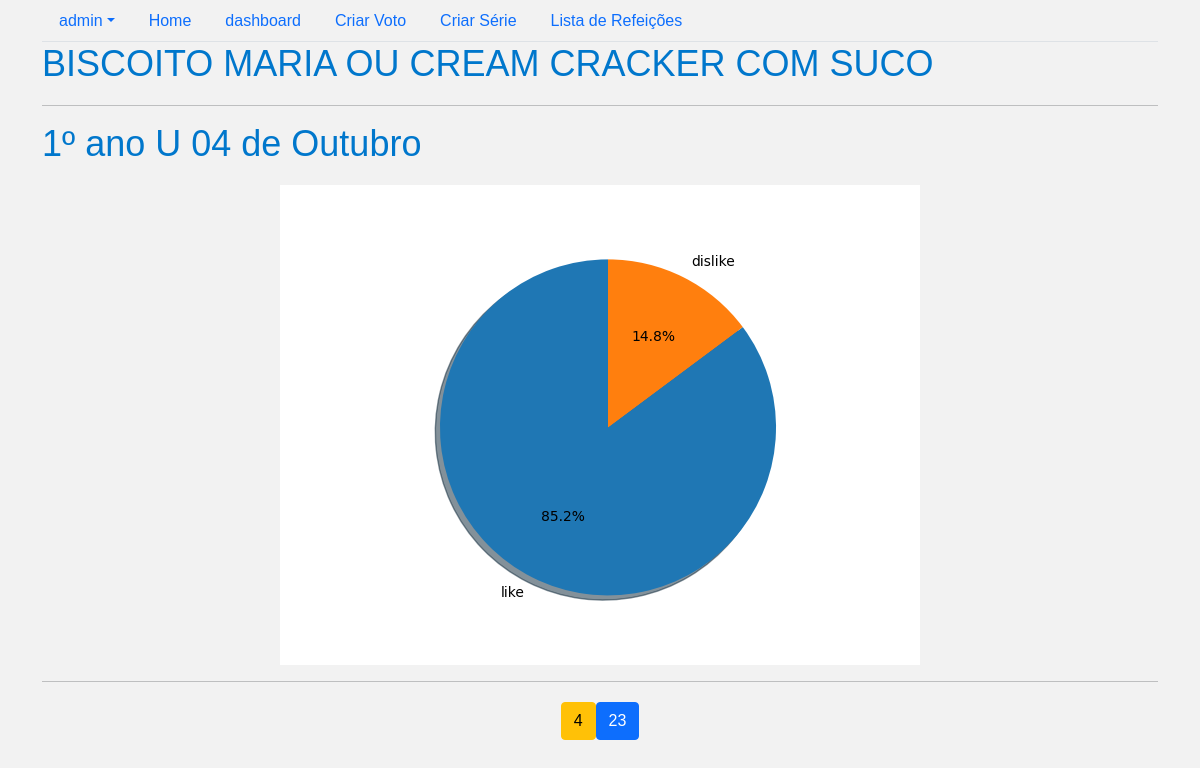
Page /Myapp/classroom_food_detail/212/ (signed in) on the committed database.
### users/models.py (models this page shows, shortened)
class User(AbstractUser):
    uuid = models.UUIDField(unique=True, editable=False, default=uuid.uuid4)
    username = models.CharField(max_length=50,unique = True)
    email = models.EmailField("Email", unique=True)
    image = models.ImageField(upload_to = "account/", null=True, blank=True)
    USERNAME_FIELD = 'email'
    REQUIRED_FIELDS = ["username"]

### Myapp/models.py (models this page shows, shortened)
class Classroom_Food(models.Model):
    food = models.ForeignKey(Food, on_delete=models.CASCADE, null=True, blank=True)
    classroom = models.ForeignKey(Classroom, on_delete=models.CASCADE, null=True, blank=True)
    liked  = models.IntegerField()
    disliked = models.IntegerField()

class Food(models.Model):
    choices = (
        ("BISCOITO ROSQUINHA COM SUCO VITAMINA DE GOIABA E FRUTA", "BISCOITO ROSQUINHA COM SUCO VITAMINA DE GOIABA E FRUTA"),
        ("BISCOITO MARIA OU CREAM CRACKER COM SUCO", "BISCOITO MARIA OU CREAM CRACKER COM SUCO"),
        ("ARROZ COM FEIJÃO E FRANGO GUISADO","ARROZ COM FEIJÃO E FRANGO GUISADO"),
        ("SOPA DE FRANGO COM ESPAGUETE E LEGUMES","SOPA DE FRANGO COM ESPAGUETE E LEGUMES"),
        ("BEIJU COM MARGARINA E CAFÉ COM LEITE", "BEIJU COM MARGARINA E CAFÉ COM LEITE"),
        ("CUSCUZ RECHEADO COM OVOS MEXIDOS E SUCO","CUSCUZ RECHEADO COM OVOS MEXIDOS E SUCO"),
        ("BAIÃO DE 2 COM MACAXEIRA, CARNE BOVINA E SUCO","BAIÃO DE 2 COM MACAXEIRA, CARNE BOVINA E SUCO"),
        ("TAPIOCA COM QUEIJO COALHO E VITAMINA DE DE GOIABA", "TAPIOCA COM QUEIJO COALHO E VITAMINA DE GOIABA"),
        ("ARROZ DE LEITE COM PAÇOCA DE CARNES DE SOL","ARROZ DE LETE COM PAÇOCA DE CARNE DE SOL"),
        ("CUSCUZ RECHEADO COM CARNE MOÍDA E SUCO","CUSCUZ RECHEADO COM CARNE MOÍDA"),
        ("CACHORRO QUENTE COM MOLHO DE CARNE MOÍDA DE SUCO","CACHORRO QUENTE COM MOLHO DE CARNE MOÍDA E SUCO"),
        ("RISOTO DE FRANGO COM LEGUMES", "RISOTO DE FRANGO COM LEGUMES"),
        ("BOLO DE CACO E CAFÉ COM LEITE", "BOLO DE CACO E CAFÉ COM LEITE"),
        ("TAPIOCA RECHEADA COM OVOS MEXIDOS E SUCO DE POLPA", "TAPIOCA RECHEADA COM OVOS MEXIDOS E SUCO DE POLPA"),
        ("MUNGUNZÁ COM FRANGO AO MOLHO BRANCO","MUNGUNZÁ COM FRANGO AO MOLHO BRANCO"),
        ("SOPA DE CARNE BOVINA COM MACARRÃO E LEGUMES", "SOPA DE CARNE BOVINA COM MACARRÃO E LEGUMES"),
        ("MACARRONADA DE FRANGO", "MACARRONADA DE FRANGO"),
        ("BOLO SIMPLES COM VITAMINA DE BANANA E AVEIA", "BOLO SIMPLES COM VITAMINA DE BANANA E AVEIA"),
        ("CANJA DE FRANGO COM BATATA INGLESA E CENOURA", "CANJA DE FRANGO COM BATATA INGLESA E CENOURA"),
        ("BAIÃO DE 2 COM CARNE BOVINA E VINAGRETE", "BAIÃO DE 2 COM CARNE BOVINA E VINAGRETE"),
        ("MACARRONADA DE CARNE MOÍDA","MACARRONADA DE CARNE MOÍDA")
    )
    uuid = models.UUIDField(unique=True, editable=False, default=uuid.uuid4)
    name = models.CharField(max_length=255, choices=choices)
    user = models.ForeignKey(User, on_delete=models.CASCADE,null=True, blank=True)
    created_at = models.DateTimeField(auto_now_add=True)
    updated_at = models.DateTimeField(auto_now = True)
    def __str__(self):
        return self.name

class Classroom(models.Model):
    uuid = models.UUIDField(unique=True, editable=False, default=uuid.uuid4)
    name = models.CharField(max_length=255)
    user = models.ForeignKey(User, on_delete=models.CASCADE,null=True, blank=True)
    school = models.ForeignKey(School, on_delete=models.CASCADE, null= True, blank= True)
    created_at = models.DateTimeField(auto_now_add=True)
    updated_at = models.DateTimeField(auto_now = True)
    def __str__(self):
        return self.name

### Myapp/views.py (the view)
# urls.py: path("classroom_food_detail/<int:pk>/", Classroom_FoodDetailView.as_view(), name = "classroom_food_detail"),
class Classroom_FoodDetailView(LoginRequiredMixin, DetailView):
    model = Classroom_Food
    slug_url_kwarg = 'id'
    slug_field = 'id'
    context_object_name = 'classroom_food'
    def get_context_data(self, **kwargs):
        context = super().get_context_data(**kwargs)
        id = self.kwargs.get("pk")
        context['id'] = id
        return context

### Myapp/templates/Myapp/classroom_food_detail.html (shortened to what this page needs)
{% extends 'layouts/base.html' %}
{% load static %}
{% block content %}
<h1>{{classroom_food.food}}</h1>
<hr>
<h1>{{classroom_food.classroom}}</h1>
<div class="center">
    <img src="/Myapp/graphic/{{id}}/" alt="Bargraph">
</div>
<hr>
<div class = "center">
    <p><button class="btn btn-warning">{{classroom_food.disliked}}</button></p>
    <p><button class="btn btn-primary">{{classroom_food.liked}}</button></p>
</div>
{% endblock %}

### templates/layouts/base.html (shortened to what this page needs)
{% load static %}
<!DOCTYPE html>
<html lang="en">
<head>
    <link href="https://cdn.jsdelivr.net/npm/bootstrap@5.0.2/dist/css/bootstrap.min.css" rel="stylesheet"
>
    <link rel="stylesheet" href="{% static 'assets/style/style.css' %}">
</head>
<body>
    <div class="container">
        <header>
            <ul class="nav nav-tabs">
                {% if user.is_authenticated %}
                    <li class="nav-item dropdown">
                        <a class="nav-link dropdown-toggle" data-bs-toggle="dropdown" href="#" role="button"
                            aria-expanded="false">{{ user.username }}</a>
                            </li>
                        </ul>
                    <li class="nav-item">
                        <a class="nav-link" href="/">Home</a>
                    </li>
                    <li class="nav-item">
                        <a class="nav-link" href="/dashboard/">dashboard</a>
                    </li>
                    <li class="nav-item">
                        <a class="nav-link" href="/Myapp/create/">Criar Voto</a>
                    </li>
                    <li class="nav-item">
                        <a class="nav-link" href="/Myapp/classroom_create/">Criar Série</a>
                    </li>
                    <li class="nav-item">
                        <a class="nav-link" href="/Myapp/list/">Lista de Refeições</a>
                    </li>
                {% endif %}
        </header>
        {% block content %}
        {% endblock content %}
    </div>
</body>
</html>

### static/assets/style/style.css (style rules this page uses)
body { background-color: #f2f2f2; font-family: Arial, sans-serif; }
h1 { color: #0077cc; font-size: 36px; margin-bottom: 20px; }
p { font-size: 18px; margin-bottom: 30px; }
button { background-color: #0077cc; border: none; border-radius: 5px; color: #ffffff; cursor: pointer; font-size: 18px; padding: 10px 20px; transition: background-color 0.2s ease; }
.center { display: flex; justify-content: center; align-items: center; margin-top: 20px; }

### rows in the picture
User: username "admin"
Classroom_Food: food "BISCOITO MARIA OU CREAM CRACKER COM SUCO", classroom "1º ano U 04 de Outubro", disliked "4", liked "23"
